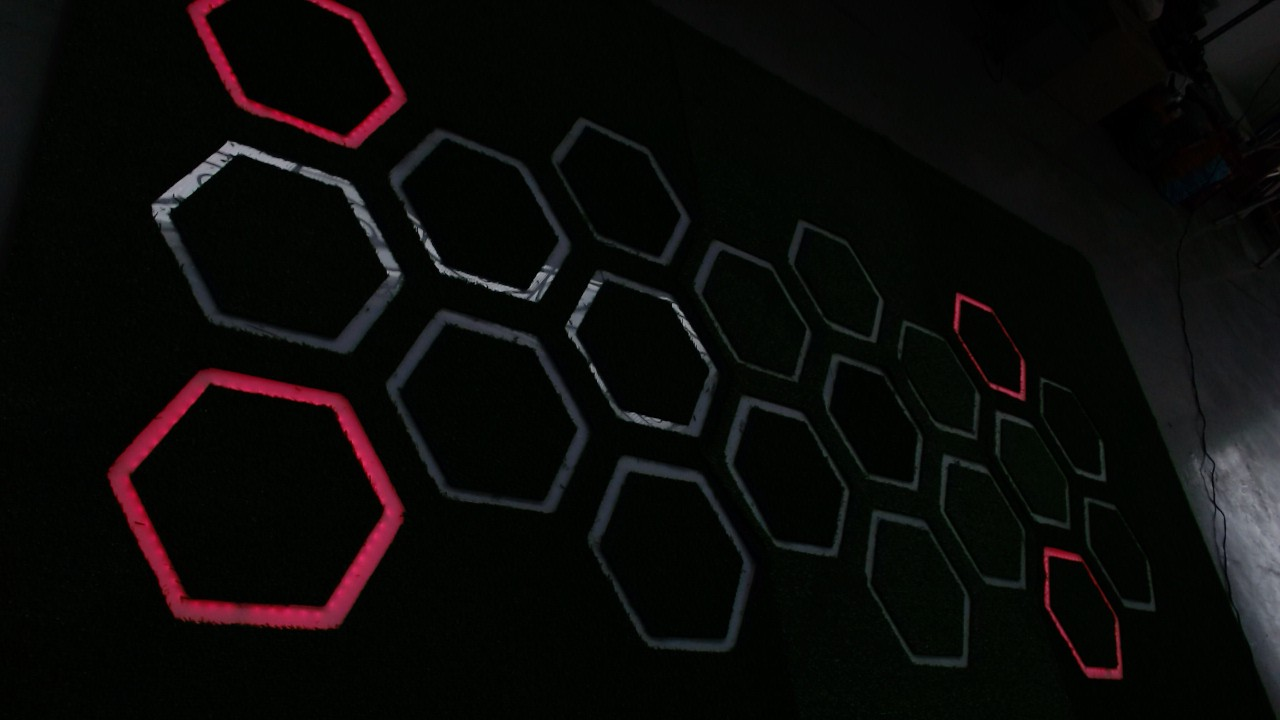
#> input picture images/img_calibration_01.jpg, 1280 x 720 px
$ python cv2_utils.py
#> lines starting #> are read from the running program, lines starting #| are printed output that depends on the picture; after the words box and inside, x2 and y2 are one past the last pixel; in counts of white or black regions, pixels touching at a corner belong together
import cv2
import numpy as np
import logging
from typing import Tuple, List, Union

# Simple color palette (same as Ultralytics default)
_PALETTE = np.array(
    [
        (220,  20,  60),  (  0, 165, 255), (  0, 255, 255), (  0, 128,   0),
        (255, 128,   0),  (255,  51, 255), (  0,   0, 255), (255, 255,   0),
        (255,  99,  71),  (  0, 255,  51), (255,   0,   0), (  0,  51, 255)
    ],
    dtype=np.uint8,
)


logger = logging.getLogger(__name__)


def draw_cross(frame, center, size=10, color=(0, 255, 0), thickness=2):
    """
    Draws a cross on the frame at the specified center point.

    Parameters:
        frame (np.ndarray): The image/frame to draw on.
        center (tuple): (x, y) coordinates of the cross center.
        size (int): Half-length of the cross arms.
        color (tuple): BGR color (default: green).
        thickness (int): Line thickness.
    """
    x, y = int(center[0]), int(center[1])

    # Draw horizontal line
    cv2.line(frame, (x - size, y), (x + size, y), color, thickness)
    # Draw vertical line
    cv2.line(frame, (x, y - size), (x, y + size), color, thickness)


# [36 lines left out: functions stack_frames_vertically, stack_frames_horizontally, not called in this run]


def get_color(class_id: int) -> Tuple[int, int, int]:
    """Return a distinct BGR color for a class id."""
    return tuple(int(c) for c in _PALETTE[class_id % len(_PALETTE)])


def draw_yolo_box(
    img: np.ndarray,
    box: Union[List[int], Tuple[int, int, int, int]],
    label: str = "",
    conf: float = None,
    class_id: int = 0,
    thickness: int = 2,
):
    """
    Draw a YOLO‑style bounding box with label and confidence on `img`.

    Args:
        img:        BGR image (modified in place).
        box:        (x1, y1, x2, y2) corner coordinates.
        label:      Class name to display.
        conf:       Confidence (0‑1) – optional.
        class_id:   Used only for color selection.
        thickness:  Rectangle thickness.
    """
    x1, y1, x2, y2 = map(int, box)
    color = get_color(class_id)

    # Draw rectangle
    cv2.rectangle(img, (x1, y1), (x2, y2), color, thickness)

    # Compose label text
    if conf is not None:
        text = f"{label} {conf:.2f}" if label else f"{conf:.2f}"
    else:
        text = label

    if text:
        font = cv2.FONT_HERSHEY_SIMPLEX
        font_scale = 0.5
        txt_th = 1

        # Text size
        (tw, th), _ = cv2.getTextSize(text, font, font_scale, txt_th)
        th += 3  # a bit of padding

        # Label background (filled rectangle)
        cv2.rectangle(img, (x1, y1 - th), (x1 + tw, y1), color, -1)

        # Put text (white)
        cv2.putText(
            img,
            text,
            (x1, y1 - 2),
            font,
            font_scale,
            (255, 255, 255),
            txt_th,
            lineType=cv2.LINE_AA,
        )


# [19 lines left out: function put_text_centered, not called in this run]


if __name__ == "__main__":
    img = cv2.imread(r"images/img_calibration_01.jpg")  # your image here
#> img is the input picture: shape (720, 1280, 3); mean B, G, R 8.7, 10.1, 10.9
    boxes = [
        ([50, 40, 200, 180], "cat", 0.92, 0),
        ([250, 60, 400, 200], "dog", 0.88, 1),
    ]

    for b, lbl, cf, cid in boxes:
        draw_yolo_box(img, b, label=lbl, conf=cf, class_id=cid)
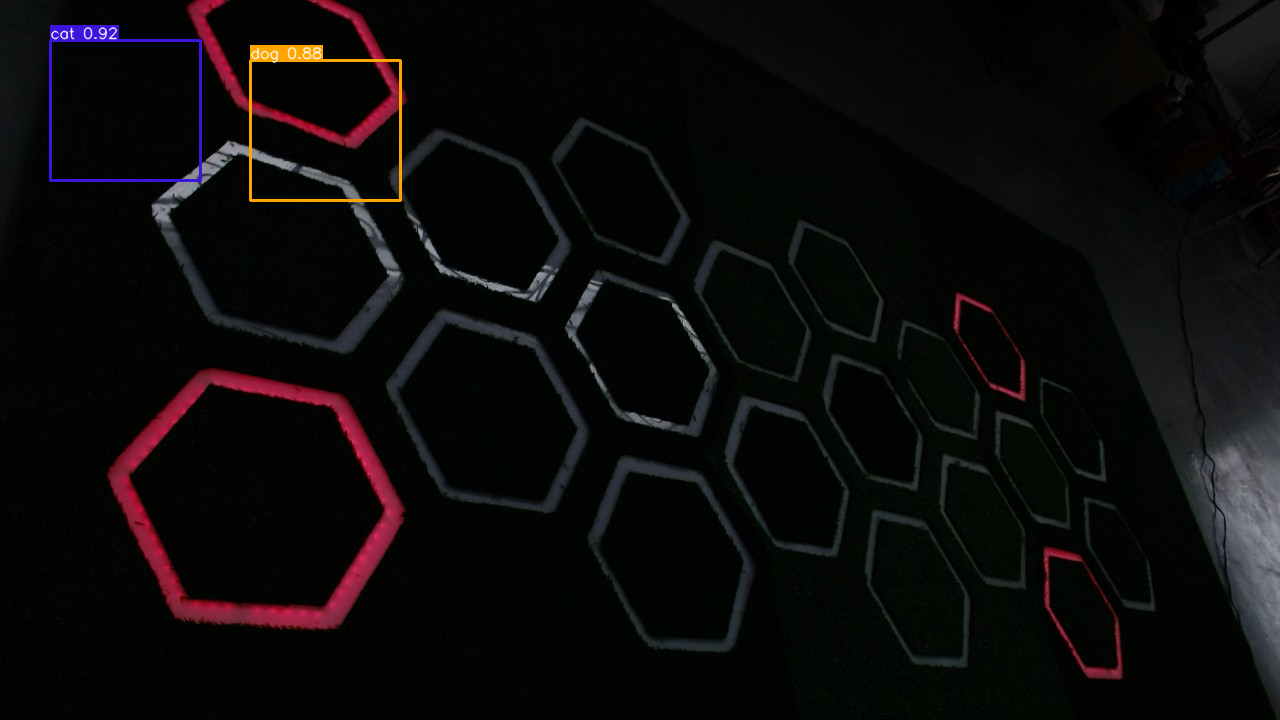
#> img: shape (720, 1280, 3); 0.59% of pixels changed, all inside (x1, y1, x2, y2) = (49, 25, 402, 202)

    draw_cross(img, (70.5, 70))
#> in draw_cross, `cv2.line(frame, (x, y - size), (x, y + size), color, thickness)`: frame: shape (720, 1280, 3); mean B, G, R 9.4, 10.7, 11.8
    cv2.imshow("YOLO‑style boxes", img)
    cv2.waitKey(0)
    cv2.destroyAllWindows()
